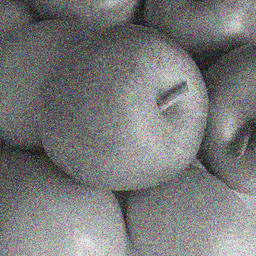
#> input picture sample_noise_grayscale_1.png, 256 x 256 px, shrunk from 684 x 684 before the run
$ python medianFilteringGray.py
#> lines starting #> are read from the running program, lines starting #| are printed output that depends on the picture; long printed decimals are rounded
import math
import cv2
import numpy as np
import statistics
import os
import csv
import time
import pandas as pd  #pip install pandas
import matplotlib.pyplot as plt   #pip install matplotlib
from traceback import print_exc

# [21 lines of commented-out code are left out]

def mse(imageA, imageB):
    err = np.sum((imageA.astype("float") - imageB.astype("float")) ** 2)
    err /= float(imageA.shape[0] * imageA.shape[1])
    return err

def Calculate_psnr(originalImage, filteredImage):
    # return cv2.PSNR(originalImage,filteredImage)
    return mse(originalImage, filteredImage)


def medianFiltering(m,n,old,new,window_size):
    old = np.array(old[0])
    # print("old image:\n",old)

    window_half = int(window_size/2)
    for i in range(window_half, m+1):
        for j in range(window_half, n+1):
            try:
                pos_a= i - window_half
                pos_b= j - window_half
                pos_c= i + window_half
                pos_d= j + window_half
                temp = old[pos_a:pos_c+1, pos_b:pos_d+1]
                # print("temp: \n",temp)

                temp = temp.flatten()
                #print('tempValue for temp', len(temp), pos_a,pos_c+1, pos_b,pos_d+1, i, j)
                temp = np.delete(temp, int(len(temp)/2))
                #print('updatedTemp len', len(temp))
                temp = np.median(temp)
                new[i, j]= temp
                #print('temp ', temp)
            except Exception as e:
                # print('temp error for value: ')
                print_exc(e)
                print('Error occurred ', e)

    #astype returns a new DataFrame where the data types has been changed to the specified type
    #numpy.uint8: 8-bit unsigned integer (0 to 255).
    new = new.astype(np.uint8)
    final= new[1:m+1 , 1:n+1]
    return final


def main():

    loop = 1
    duration_arr = []
    average_execution_time = []
    matrix_size_array = []
    psnr_values = []
    matrix_size = 1
    df_source1 = pd.DataFrame([])
    df_source_psnr = pd.DataFrame([])

    number_of_window = 10

    # outer_v2 = []


    #print(os.path.exists('samplev2.png'))
    #take input by cv2
    img_input = cv2.imread('sample_noise_grayscale_1.png', 0)
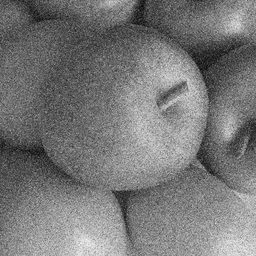
#> img_input: shape (256, 256); min 7, max 243, mean 119.6
    img_original = cv2.imread('sample_original_grayscale_1.png', 0)
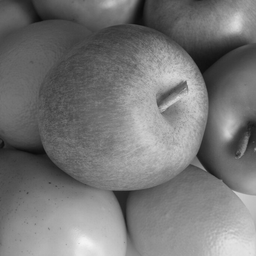
#> input picture sample_original_grayscale_1.png, 256 x 256 px, shrunk from 684 x 684 before the run
#> img_original is the input picture: shape (256, 256); min 10, max 243, mean 118.4

    print(img_input.shape)
#| (256, 256)
    m, n = img_input.shape
#> m = 256; n = 256


    for outer in range(0,number_of_window):
        # outer_v2.append(outer)
        matrix_size = matrix_size + 2
        pos = int(matrix_size/2)
        updatedImage = np.array([ [0]*(n+(matrix_size-1))]*(m+(matrix_size-1)))

        # print('updatedImage shape', updatedImage.shape)

        updatedImage[pos:m+pos , pos:n+pos] = img_input


        # print('updatedImage after declaring np array', updatedImage)


        b_new = np.zeros([m+(matrix_size-1), n+(matrix_size-1)])


        # print('updatedImage after using img_input', updatedImage)
        b = cv2.split(updatedImage)

        filename = str(matrix_size) + 'x' + str(matrix_size)
        print('Outer is ',outer)
        matrix_size_array.append(matrix_size)
        duration_arr.clear()
        for iter in range(loop):
            start_timer = round(time.time() * 1000)
            print(f'Running loop number: {iter}, window size {matrix_size}')

            b_final= medianFiltering(m,n,b,b_new,matrix_size)

            stop_timer = round(time.time() * 1000)

            duration_in_second = stop_timer-start_timer
            duration_arr.append(duration_in_second)


        average_execution_time.append(np.average(duration_arr)/1000)

        final_img = b_final

        cv2.imwrite('filtered_gray_%s.png'%filename, final_img)
        psnr_values.append(Calculate_psnr(img_original, final_img))

        print('##Duration##',duration_arr)
        #print('##matrix_size_array##',matrix_size_array)

        #csv part
        column_name =   str(matrix_size) + 'x' + str(matrix_size)
        # df_source1 = pd.read_csv('source.csv',header=None)

        df_source1[column_name]=pd.Series(np.average(duration_arr)/1000)
        df_source_psnr[column_name]=pd.Series(psnr_values)
#> this loop made 10 passes
#| ##Duration## [604]
#| ##Duration## [609]
#| ##Duration## [613]
#| ##Duration## [627]
#| ##Duration## [642]
#| ##Duration## [660]
#| ##Duration## [684]
#| ##Duration## [716]
#> (further printed lines are left out)
#> pass 1, in medianFiltering, `new = new.astype(np.uint8)`:
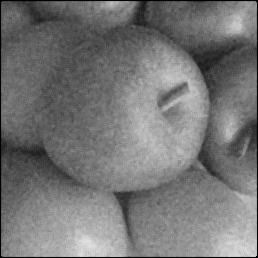
#> new: shape (258, 258); min 0, max 226, mean 117.2
#> pass 1, in medianFiltering, `final= new[1:m+1 , 1:n+1]`:
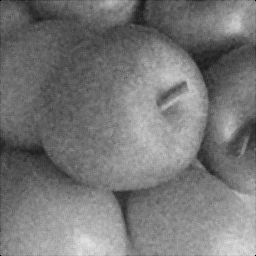
#> final: shape (256, 256); min 0, max 226, mean 119.1
#> pass 2, in medianFiltering (call 2), `old = np.array(old[0])`:
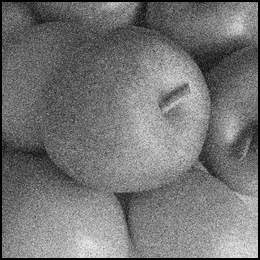
#> old: shape (260, 260) int32; min 0, max 243, mean 116
#> after the loop:
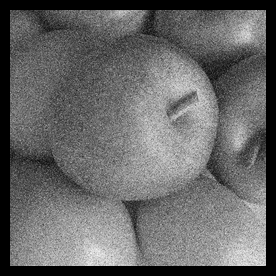
#> updatedImage: shape (276, 276) int64; min 0, max 243, mean 102.9
#> after the loop, average_execution_time = [0.604, 0.609, 0.613, 0.627, 0.642, 0.66, 0.684, 0.716, 0.758, 0.77]; duration_arr = [770]; matrix_size = 21; matrix_size_array = [3, 5, 7, 9, 11, 13, 15, 17, 19, 21]; psnr_values = [119.6, 191.5, 304.5, 433.8, 571.2, 712.1, 854.9, 996.8, 1136.9, 1274.3]

        # df_source1 = df_source1.iloc[: , 1:]

    df_source1 = df_source1.dropna()
#> df_source1 = table of 1 rows and 10 columns
    df_source1.to_csv('output_gray.csv',index=False)
    df_source_psnr = df_source1.dropna()
#> df_source_psnr = table of 1 rows and 10 columns
    df_source_psnr.to_csv('psnr_output_gray.csv',index=False)
    print(df_source1)
#|      3x3    5x5    7x7    9x9  11x11  13x13  15x15  17x17  19x19  21x21
#| 0  0.604  0.609  0.613  0.627  0.642   0.66  0.684  0.716  0.758   0.77

    print('##matrix_size_array##',matrix_size_array)
#| ##matrix_size_array## [3, 5, 7, 9, 11, 13, 15, 17, 19, 21]
    # print('### Outer is ###', outer_v2)
    print('Average execution time ', average_execution_time)
#| Average execution time  [0.604, 0.609, 0.613, 0.627, 0.642, 0.66, 0.684, 0.716, 0.758, 0.77]
    # [7 lines of commented-out code are left out]


    print('Final duration', average_execution_time)
#| Final duration [0.604, 0.609, 0.613, 0.627, 0.642, 0.66, 0.684, 0.716, 0.758, 0.77]
    #print('Matrix size array', matrix_size_array)

    plt.plot(matrix_size_array, average_execution_time, color = 'g', linestyle = 'dashed',
            marker = 'o',label = "Average execution time")

    plt.xticks(rotation = 10)
    plt.xlabel('Window size')
    plt.ylabel('Average execution time (second)')
    plt.title('Median Filtering', fontsize = 20)
    plt.grid()
    plt.legend()
    plt.show()
#> figure, not shown here; curve peaks at x = 21, y = 0.77


    print('PSNR value is ', psnr_values)
#| PSNR value is  [119.580, 191.463, 304.504, 433.831, 571.157, 712.144, 854.850, 996.782, 1136.863, 1274.261]

    plt.plot(matrix_size_array, psnr_values, color = 'g', linestyle = 'dashed',
            marker = 'o',label = "MSE values")

    plt.xticks(rotation = 10)
    plt.xlabel('Window size')
    plt.ylabel('MSE values')
    plt.title('MSE calculation', fontsize = 20)
    plt.grid()
    plt.legend()
    plt.show()
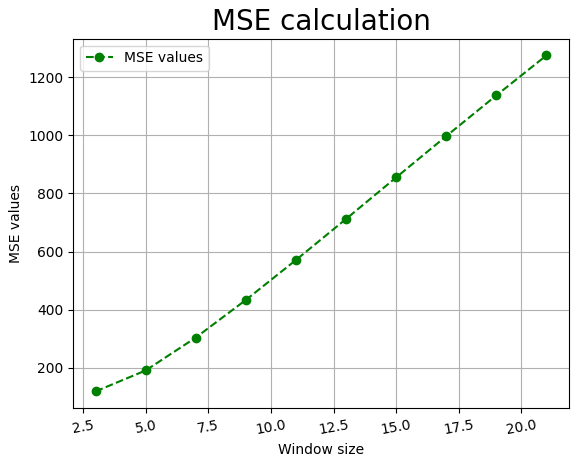
#> figure drawn by matplotlib, 1 panel; curve peaks at x = 21, y = 1274.3


    # [5 lines of commented-out code are left out]


if __name__ == "__main__":
    main()
